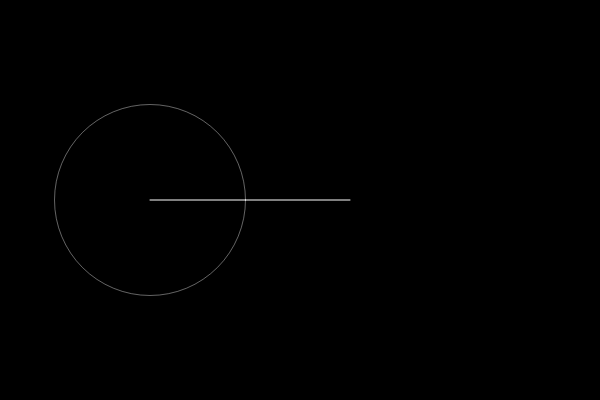
Frame 1 (no input)
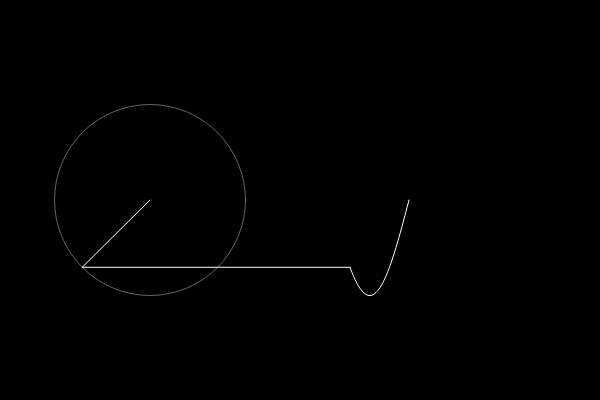
Frame 60 (no input)
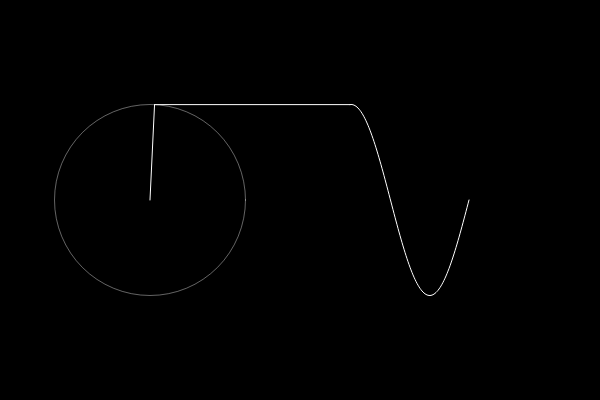
Frame 120 (the mouse pressed at the canvas centre since frame 60)

The p5.js sketch that drew these frames (run headless with seeded random() and noise() and a simulated clock; from frame 60 on, the mouse is pressed at the canvas centre):

// p5.js sketch
// ── sketch.js
let time=0;
let wave = [];

let slider;

function setup(){
    createCanvas(600, 400);
    slider = createSlider(1, 100, 1);
}

function draw(){
    background(0);
    translate(150, 200);

    let x = 0;
    let y = 0;

    for(let i=0; i<slider.value(); i++){
        let prevX = x;
        let prevY = y;
        let n = i*2+1; //square
        let radius=75*(4/(n*PI)); //square

        /* let n = i + 1; //sawtooth
        let radius=75*(2/(n*PI))*pow(-1, n); //sawtooth */

        /* let n = i*2 + 1; //triangle
        let radius=75*( 8 / (PI * PI) * pow(-1, (n - 1) / 2) / (n * n)); //triangle */

        x += radius * cos(n * time);
        y += radius * sin(n * time);
        //wave.unshift(y);

        stroke(255,100);
        noFill();
        ellipse(prevX, prevY, radius*2);
        
        stroke(255);
        fill(255);
        line(prevX, prevY, x, y)
        //ellipse(x,y,8);
    }
    
    wave.unshift(y);
    translate(200,0);
    line(x-200, y, 0, wave[0]);
    beginShape();
    noFill();
    for (let i=0; i<wave.length; i++){
        vertex(i,wave[i])
    }
    endShape();

    time += 0.04;

    if(wave.length > 500){
        wave.pop()
    }
}
